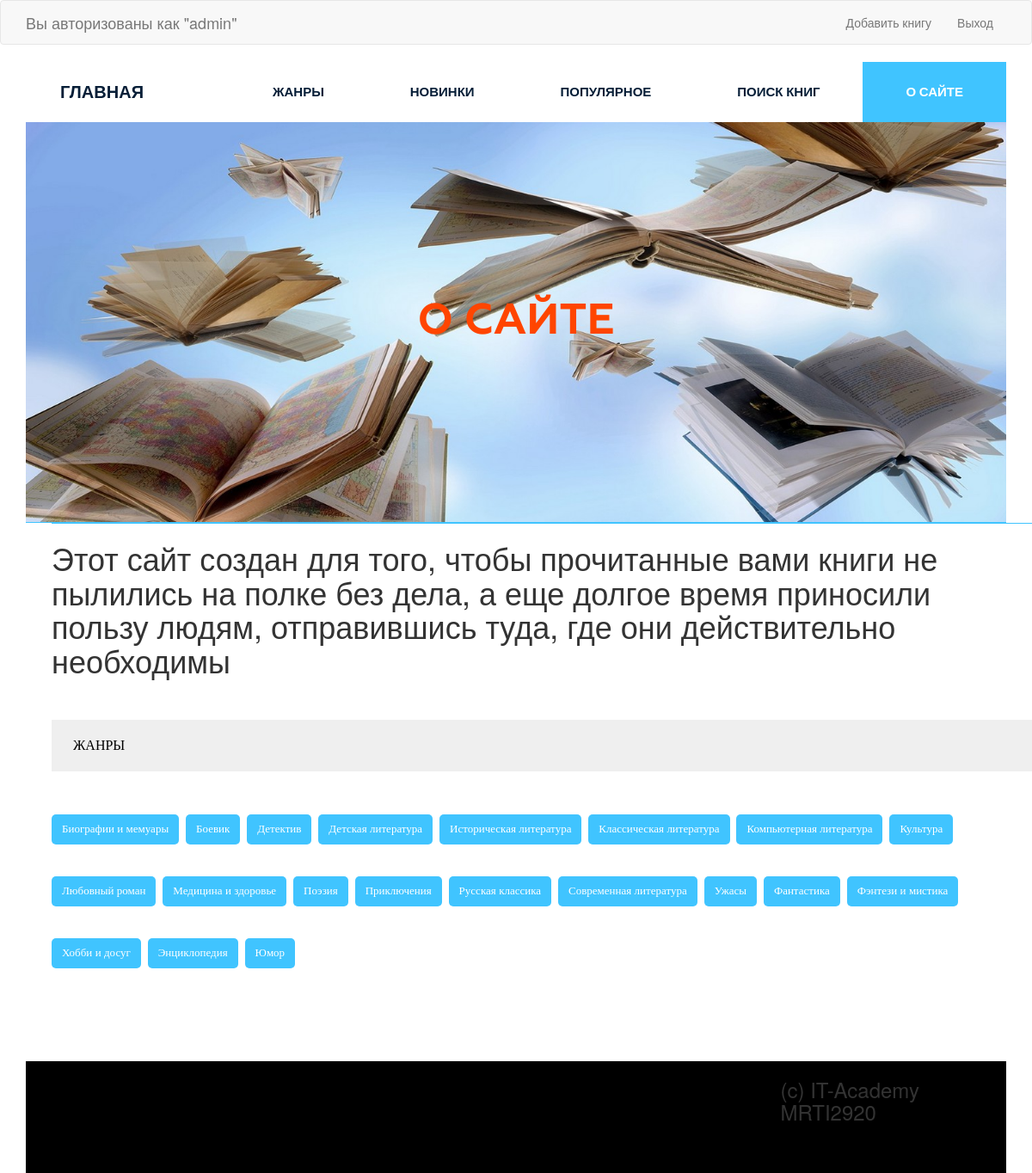
The page /about/ (signed in) on the database its author committed.
### bookz/models.py (models this page shows, shortened)
class Genre(models.Model):
    title = models.CharField(default='Юмор', max_length=50, verbose_name='Жанр')
    slug = models.SlugField(max_length=50, verbose_name='Url', unique=True)
    def get_absolute_url(self):
        return reverse('genre', kwargs={"slug": self.slug})
    class Meta:
        verbose_name = 'Жанр'
        verbose_name_plural = 'Жанры'
        ordering = ['title']

### bookz/views.py (the view)
# urls.py: path('about/', about, name='about'),#добавил путь чтобы вывести страницу о сайте
def about(request):
    return render(request, 'about.html')

### bookz/templatetags/menu.py (called while the page is built)
@register.inclusion_tag('bookz/menu_tpl.html')
def show_menu(menu_class='menu'):
    categories = Category.objects.all()
    return {"categories": categories, "menu_class": menu_class}

### bookz/templatetags/sidebar.py (called while the page is built)
@register.inclusion_tag('bookz/genres_tpl.html')
def get_genres():
    genres = Genre.objects.all()
    return {"genres": genres}

### bookz/templates/about.html (shortened to what this page needs)
{% extends 'base.html' %}
{% load static %}
{% load sidebar %}
{% block content %}
    <section class="bg-text-area">
        <div class="container">
            <div class="row">
                <div class="col-md-12">
                    <div class="bg-text">
                        <h3>о сайте</h3>
                    </div>
                </div>
            </div>
        </div>
    </section>
    <section class="single-blog-area">
        <div class="container">
            <div class="row">
                <div class="col-md-12">
                    <div class="border-top">
                        <div class="col-md-8">
                            <div class="blog-area">
                                <div class="blog-area-part">
                                    <div class="container">
                                        <div class="row">
                                            <div class="col-md-12">
                                                <div class="border-top">
                                                    <h1>Этот сайт создан для того, чтобы прочитанные вами книги не пылились
                                                        на полке без дела, а еще долгое время приносили пользу людям,
                                                        отправившись туда, где они действительно необходимы</h1>
                                                    {% get_genres %}
                                                    <div class="col-md-8">
                                                    </div>
                                                </div>
                                            </div>
                                        </div>
                                    </div>
                                </div>
                            </div>
                        </div>
                    </div>
                </div>
            </div>
    </section>
{% endblock %}

### templates/incl/_header.html (shortened to what this page needs)
{% load menu %}
<header class="header">
    {% if request.user.is_authenticated %}
        <div>
            <nav class="navbar navbar-default">
                <div class="container">
                    <div class="navbar-header">
                        <a class="navbar-brand" href="#">Вы авторизованы как "{{ user }}"</a>
                    </div>
                    <div class="collapse navbar-collapse" id="navbar-main">
                        <ul class="nav navbar-nav navbar-right">
                            <li><a href="{% url 'newbook' %}">Добавить книгу</a></li>
                            <li><a href="{% url 'logout' %}">Выход</a></li>
                        </ul>
                    </div>
                </div>
            </nav>
        </div>
    {% endif %}
    <div class="container">
        <div class="row">
            <div class="col-md-2">
                <div class="logo">
                    <h2><a href="{% url 'home' %}">Главная</a></h2>
                </div>
            </div>
            <div>
                {% show_menu %}
            </div>
        </div>
    </div>
</header>

### bookz/templates/bookz/genres_tpl.html
<div class="tags">
    <h2 class="sidebar-title">Жанры</h2>
    {% for genre in genres %}
    <p><a href="{{ genre.get_absolute_url }}">{{ genre.title }}</a></p>
    {% endfor %}
</div>

### siteroot/static/style.css (style rules this page uses)
.wrapper header.header .logo h2 { margin: 0 0 0 40px; padding: 0; }
.wrapper header.header .logo h2 a { color: #061e37; font-family: "Raleway", sans-serif; font-size: 20px; font-weight: 700; text-decoration: none; line-height: 70px; padding: 22px 0; text-transform: uppercase; }
.wrapper section.bg-text-area .bg-text { background-image: url(img/bg-image.jpg); background-size: 100% 100%; padding: 205px 280px; }
.wrapper section.bg-text-area .bg-text h3 { color: #FF4500; font-family: Geometria; font-size: 50px; font-weight: 700; text-align: center; text-transform: uppercase; margin: 0; }
.single-blog-area { margin-bottom: 100px; }
.single-blog-area .border-top { border-top: 1px solid #40c4ff; }
.single-blog-area h2 { color: #010101; font-family: Geometria; font-size: 38px; font-weight: 500; margin-bottom: 60px; margin-top: 45px; }
.single-blog-area p { font-family: Geometria; font-size: 15px; font-weight: 500; line-height: 35px; position: relative; text-align: justify; }
.single-blog-area .blog-area-part p { margin-top: 30px; }
.single-blog-area .blog-area { margin-right: 40px; }
.single-blog-area h2.sidebar-title { background: #efefef none repeat scroll 0 0; color: #000; font-family: Geometria; font-size: 16px; font-weight: 500; margin-bottom: 20px; margin-top: 50px; padding: 21px 25px; text-transform: uppercase; }
.single-blog-area .tags p { background: #40c4ff none repeat scroll 0 0; border-radius: 5px; display: inline-block; font-family: Geometria; font-size: 13px; font-weight: 500; margin-right: 4px; padding: 0 12px; margin-bottom: 7px; }
.single-blog-area .tags p a { color: #fff; display: inline-block; text-decoration: none; }

### rows shown on the page
Genre: title "Биографии и мемуары"
Genre: title "Боевик"
Genre: title "Детектив"
Genre: title "Детская литература"
Genre: title "Историческая литература"
Genre: title "Классическая литература"
Genre: title "Компьютерная литература"
Genre: title "Культура"
Genre: title "Любовный роман"
Genre: title "Медицина и здоровье"
Genre: title "Поэзия"
Genre: title "Приключения"
Genre: title "Русская классика"
Genre: title "Современная литература"
Genre: title "Ужасы"
Genre: title "Фантастика"
Genre: title "Фэнтези и мистика"
Genre: title "Хобби и досуг"
Genre: title "Энциклопедия"
Genre: title "Юмор"

### other values the page prints
{{ user }} "admin"
